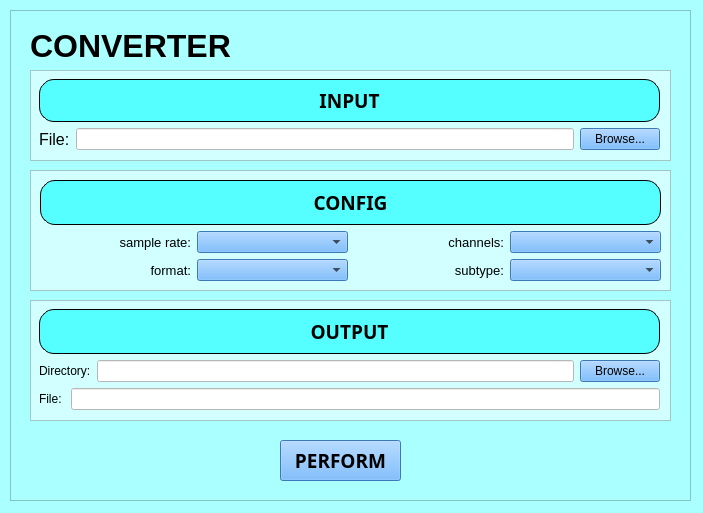
<?xml version="1.0" encoding="UTF-8"?>
<ui version="4.0">
 <class>MainWin</class>
 <widget class="QWidget" name="MainWin">
  <property name="geometry">
   <rect>
    <x>0</x>
    <y>0</y>
    <width>703</width>
    <height>513</height>
   </rect>
  </property>
  <property name="font">
   <font>
    <family>Noto Mono</family>
    <pointsize>14</pointsize>
    <weight>75</weight>
    <bold>true</bold>
    <underline>false</underline>
    <strikeout>false</strikeout>
   </font>
  </property>
  <property name="windowTitle">
   <string>converterMain</string>
  </property>
  <property name="styleSheet">
   <string notr="true">background-color: rgb(170, 255, 255);</string>
  </property>
  <widget class="QFrame" name="frame">
   <property name="geometry">
    <rect>
     <x>10</x>
     <y>10</y>
     <width>681</width>
     <height>491</height>
    </rect>
   </property>
   <property name="font">
    <font>
     <family>Sans Serif</family>
     <pointsize>14</pointsize>
     <weight>50</weight>
     <bold>false</bold>
     <underline>false</underline>
     <strikeout>false</strikeout>
    </font>
   </property>
   <property name="styleSheet">
    <string notr="true"/>
   </property>
   <property name="frameShape">
    <enum>QFrame::StyledPanel</enum>
   </property>
   <property name="frameShadow">
    <enum>QFrame::Raised</enum>
   </property>
   <widget class="QFrame" name="frame_2">
    <property name="geometry">
     <rect>
      <x>20</x>
      <y>60</y>
      <width>641</width>
      <height>91</height>
     </rect>
    </property>
    <property name="font">
     <font>
      <pointsize>14</pointsize>
     </font>
    </property>
    <property name="styleSheet">
     <string notr="true">background-color: rgb(210, 255, 255);</string>
    </property>
    <property name="frameShape">
     <enum>QFrame::StyledPanel</enum>
    </property>
    <property name="frameShadow">
     <enum>QFrame::Raised</enum>
    </property>
    <widget class="QWidget" name="gridLayoutWidget">
     <property name="geometry">
      <rect>
       <x>9</x>
       <y>9</y>
       <width>621</width>
       <height>71</height>
      </rect>
     </property>
     <layout class="QGridLayout" name="gridLayout">
      <item row="0" column="0">
       <widget class="QLabel" name="label_2">
        <property name="font">
         <font>
          <family>Noto Sans</family>
          <pointsize>14</pointsize>
          <weight>75</weight>
          <italic>false</italic>
          <bold>true</bold>
          <underline>false</underline>
          <strikeout>false</strikeout>
          <kerning>true</kerning>
         </font>
        </property>
        <property name="styleSheet">
         <string notr="true">background-color: rgb(85, 255, 255);
border: 1px solid black;
border-radius: 	15px;</string>
        </property>
        <property name="text">
         <string>INPUT</string>
        </property>
        <property name="alignment">
         <set>Qt::AlignCenter</set>
        </property>
       </widget>
      </item>
      <item row="1" column="0">
       <layout class="QHBoxLayout" name="horizontalLayout_3">
        <item>
         <widget class="QLabel" name="label_3">
          <property name="font">
           <font>
            <pointsize>12</pointsize>
           </font>
          </property>
          <property name="text">
           <string>File:</string>
          </property>
         </widget>
        </item>
        <item>
         <widget class="QLineEdit" name="input_file_form">
          <property name="styleSheet">
           <string notr="true">background-color: rgb(255, 255, 255);</string>
          </property>
          <property name="readOnly">
           <bool>true</bool>
          </property>
         </widget>
        </item>
        <item>
         <widget class="QPushButton" name="input_push_browse">
          <property name="styleSheet">
           <string notr="true">background-color: rgb(85, 170, 255);</string>
          </property>
          <property name="text">
           <string>Browse...</string>
          </property>
         </widget>
        </item>
       </layout>
      </item>
     </layout>
    </widget>
   </widget>
   <widget class="QFrame" name="frame_3">
    <property name="geometry">
     <rect>
      <x>20</x>
      <y>290</y>
      <width>641</width>
      <height>121</height>
     </rect>
    </property>
    <property name="font">
     <font>
      <pointsize>14</pointsize>
     </font>
    </property>
    <property name="styleSheet">
     <string notr="true">background-color: rgb(210, 255, 255);</string>
    </property>
    <property name="frameShape">
     <enum>QFrame::StyledPanel</enum>
    </property>
    <property name="frameShadow">
     <enum>QFrame::Raised</enum>
    </property>
    <widget class="QWidget" name="gridLayoutWidget_2">
     <property name="geometry">
      <rect>
       <x>9</x>
       <y>9</y>
       <width>621</width>
       <height>101</height>
      </rect>
     </property>
     <layout class="QGridLayout" name="gridLayout_2">
      <item row="1" column="0">
       <layout class="QHBoxLayout" name="horizontalLayout">
        <item>
         <widget class="QLabel" name="label_10">
          <property name="text">
           <string>Directory:</string>
          </property>
         </widget>
        </item>
        <item>
         <widget class="QLineEdit" name="output_dir_form">
          <property name="styleSheet">
           <string notr="true">background-color: rgb(255, 255, 255);</string>
          </property>
          <property name="readOnly">
           <bool>true</bool>
          </property>
         </widget>
        </item>
        <item>
         <widget class="QPushButton" name="output_push_browse">
          <property name="styleSheet">
           <string notr="true">background-color: rgb(85, 170, 255);</string>
          </property>
          <property name="text">
           <string>Browse...</string>
          </property>
         </widget>
        </item>
       </layout>
      </item>
      <item row="0" column="0">
       <widget class="QLabel" name="label_9">
        <property name="font">
         <font>
          <family>Noto Sans</family>
          <pointsize>14</pointsize>
          <weight>75</weight>
          <italic>false</italic>
          <bold>true</bold>
          <underline>false</underline>
          <strikeout>false</strikeout>
          <kerning>true</kerning>
         </font>
        </property>
        <property name="styleSheet">
         <string notr="true">background-color: rgb(85, 255, 255);
background-color: rgb(85, 255, 255);
border: 1px solid black;
border-radius: 	15px;</string>
        </property>
        <property name="text">
         <string>OUTPUT</string>
        </property>
        <property name="alignment">
         <set>Qt::AlignCenter</set>
        </property>
       </widget>
      </item>
      <item row="2" column="0">
       <layout class="QHBoxLayout" name="horizontalLayout_2">
        <item>
         <widget class="QLabel" name="label">
          <property name="text">
           <string>File: </string>
          </property>
         </widget>
        </item>
        <item>
         <widget class="QLineEdit" name="output_file_form">
          <property name="styleSheet">
           <string notr="true">background-color: rgb(255, 255, 255);</string>
          </property>
         </widget>
        </item>
       </layout>
      </item>
     </layout>
    </widget>
   </widget>
   <widget class="QFrame" name="frame_4">
    <property name="geometry">
     <rect>
      <x>20</x>
      <y>160</y>
      <width>641</width>
      <height>121</height>
     </rect>
    </property>
    <property name="font">
     <font>
      <pointsize>14</pointsize>
     </font>
    </property>
    <property name="styleSheet">
     <string notr="true">background-color: rgb(210, 255, 255);</string>
    </property>
    <property name="frameShape">
     <enum>QFrame::StyledPanel</enum>
    </property>
    <property name="frameShadow">
     <enum>QFrame::Raised</enum>
    </property>
    <widget class="QWidget" name="gridLayoutWidget_3">
     <property name="geometry">
      <rect>
       <x>10</x>
       <y>10</y>
       <width>621</width>
       <height>101</height>
      </rect>
     </property>
     <layout class="QGridLayout" name="gridLayout_3">
      <item row="1" column="0">
       <layout class="QHBoxLayout" name="horizontalLayout_4">
        <item>
         <widget class="QLabel" name="label_5">
          <property name="font">
           <font>
            <pointsize>10</pointsize>
           </font>
          </property>
          <property name="text">
           <string>sample rate:</string>
          </property>
          <property name="alignment">
           <set>Qt::AlignRight|Qt::AlignTrailing|Qt::AlignVCenter</set>
          </property>
         </widget>
        </item>
        <item>
         <widget class="QComboBox" name="sr_dropdown">
          <property name="styleSheet">
           <string notr="true">background-color: rgb(85, 170, 255);</string>
          </property>
         </widget>
        </item>
        <item>
         <widget class="QLabel" name="label_6">
          <property name="font">
           <font>
            <pointsize>10</pointsize>
           </font>
          </property>
          <property name="text">
           <string>channels:</string>
          </property>
          <property name="alignment">
           <set>Qt::AlignRight|Qt::AlignTrailing|Qt::AlignVCenter</set>
          </property>
         </widget>
        </item>
        <item>
         <widget class="QComboBox" name="channels_dropdown">
          <property name="styleSheet">
           <string notr="true">background-color: rgb(85, 170, 255);</string>
          </property>
         </widget>
        </item>
       </layout>
      </item>
      <item row="0" column="0">
       <widget class="QLabel" name="label_4">
        <property name="font">
         <font>
          <family>Noto Sans</family>
          <pointsize>14</pointsize>
          <weight>75</weight>
          <italic>false</italic>
          <bold>true</bold>
          <underline>false</underline>
          <strikeout>false</strikeout>
          <kerning>true</kerning>
         </font>
        </property>
        <property name="styleSheet">
         <string notr="true">background-color: rgb(85, 255, 255);
border: 1px solid black;
border-radius: 	15px;</string>
        </property>
        <property name="text">
         <string>CONFIG</string>
        </property>
        <property name="alignment">
         <set>Qt::AlignCenter</set>
        </property>
       </widget>
      </item>
      <item row="2" column="0">
       <layout class="QHBoxLayout" name="horizontalLayout_5">
        <item>
         <widget class="QLabel" name="label_7">
          <property name="font">
           <font>
            <pointsize>10</pointsize>
           </font>
          </property>
          <property name="text">
           <string>format:</string>
          </property>
          <property name="alignment">
           <set>Qt::AlignRight|Qt::AlignTrailing|Qt::AlignVCenter</set>
          </property>
         </widget>
        </item>
        <item>
         <widget class="QComboBox" name="format_dropdown">
          <property name="styleSheet">
           <string notr="true">background-color: rgb(85, 170, 255);</string>
          </property>
         </widget>
        </item>
        <item>
         <widget class="QLabel" name="label_8">
          <property name="font">
           <font>
            <pointsize>10</pointsize>
           </font>
          </property>
          <property name="text">
           <string>subtype:</string>
          </property>
          <property name="alignment">
           <set>Qt::AlignRight|Qt::AlignTrailing|Qt::AlignVCenter</set>
          </property>
         </widget>
        </item>
        <item>
         <widget class="QComboBox" name="subtype_dropdown">
          <property name="styleSheet">
           <string notr="true">background-color: rgb(85, 170, 255);</string>
          </property>
         </widget>
        </item>
       </layout>
      </item>
     </layout>
    </widget>
   </widget>
   <widget class="QLabel" name="label_11">
    <property name="geometry">
     <rect>
      <x>20</x>
      <y>20</y>
      <width>641</width>
      <height>31</height>
     </rect>
    </property>
    <property name="font">
     <font>
      <pointsize>24</pointsize>
      <weight>75</weight>
      <bold>true</bold>
     </font>
    </property>
    <property name="text">
     <string>CONVERTER</string>
    </property>
    <property name="alignment">
     <set>Qt::AlignLeading|Qt::AlignLeft|Qt::AlignVCenter</set>
    </property>
   </widget>
   <widget class="QPushButton" name="perform_push">
    <property name="geometry">
     <rect>
      <x>270</x>
      <y>430</y>
      <width>121</width>
      <height>41</height>
     </rect>
    </property>
    <property name="font">
     <font>
      <family>Noto Sans</family>
      <pointsize>14</pointsize>
      <weight>75</weight>
      <bold>true</bold>
     </font>
    </property>
    <property name="styleSheet">
     <string notr="true">background-color: rgb(85, 170, 255);</string>
    </property>
    <property name="text">
     <string>PERFORM</string>
    </property>
   </widget>
  </widget>
 </widget>
 <resources/>
 <connections/>
</ui>
